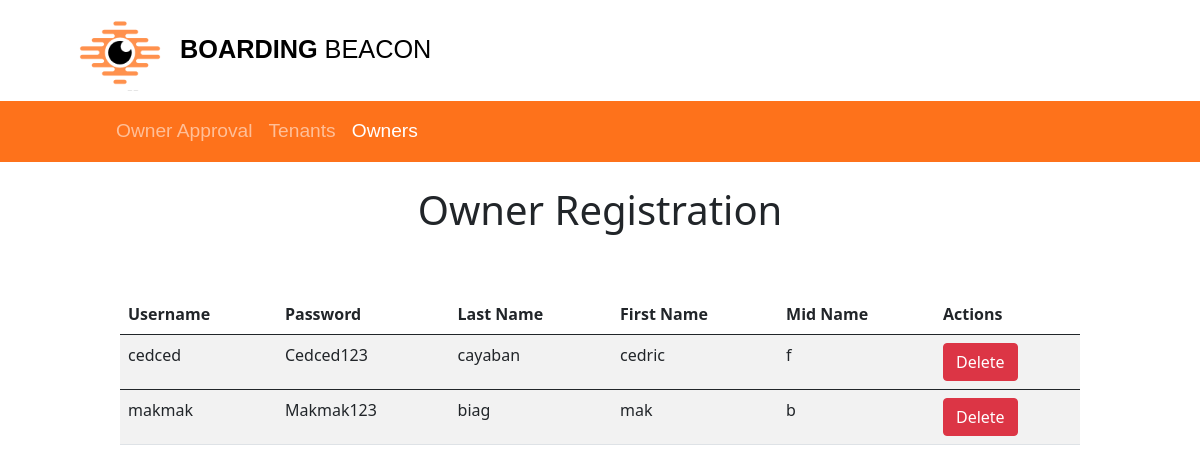
Page /admin-owner.php on the committed database.
### tables this page shows
CREATE TABLE `owner` (
  `ownerID` int(11) NOT NULL,
  `fname` varchar(255) NOT NULL,
  `lname` varchar(255) NOT NULL,
  `password` varchar(255) NOT NULL,
  `username` varchar(255) NOT NULL,
  `midname` varchar(255) NOT NULL,
  `sex` varchar(255) NOT NULL,
  `contactNo` int(13) NOT NULL,
  `address` varchar(255) NOT NULL,
  `permit` varchar(255) NOT NULL,
  `accstatus` varchar(255) NOT NULL
);

### admin-owner.php (the view, shortened to what this page needs)
<?php
require 'db.php';
?>
<!DOCTYPE html>
<html lang="en">
<head>
    <link rel="stylesheet" href="css/tenant-home8.css">
    <link href="https://cdn.jsdelivr.net/npm/bootstrap@5.0.2/dist/css/bootstrap.min.css" rel="stylesheet">
</head>
<body>
    <header>
        <div class="top-section">
            <img class="logo" src="images/image-logo.png" alt="PSU Logo">
            <label><b>BOARDING</b><span class="brand-name"> <b></b>BEACON</span></label>
        </div>
    </header>
       <nav class="navbar navbar-expand-sm navbar-dark">
            <div class="container">
            <ul class="navbar-nav">
                <li class="nav-item">
                    <a class="nav-link" href="owner-approval.php">Owner Approval</a>
                </li>
                <li class="nav-item">
                    <a class="nav-link" href="admin-tenants.php">Tenants</a>
                </li>
                <li class="nav-item">
                    <a class="nav-link active" href="#">Owners</a>
                </li>
                </ul>
                </div>
        </nav>
    <div class="center">
        <h1>Owner Registration</h1>
        <table class='table table-striped'>
    <thead>
        <tr>
            <th>Username</th>
            <th>Password</th>
            <th>Last Name</th>
            <th>First Name</th>
            <th>Mid Name</th>
            <th>Actions</th>
        </tr>
    </thead>
<?php
$query = "SELECT owner.ownerID, owner.username, owner.password, owner.fname, owner.lname, owner.midname FROM owner WHERE accstatus = 'approved'";
$result = mysqli_query($con, $query);
while ($row = mysqli_fetch_array($result)) {
?>
    <tbody>
        <tr>
            <td><?php echo $row['username']; ?></td>
            <td><?php echo $row['password']; ?></td>
            <td><?php echo $row['fname']; ?></td>
            <td><?php echo $row['lname']; ?></td>
            <td>
                <?php echo $row['midname']; ?>
            </td>
            <td>
                <form action="admin-owner.php" method="post">
                    <Button type='submit' name="reject" value="Reject" class='btn btn-danger'>Delete</Button>
                </form>
            </td>
        </tr>
    </tbody>
<?php } ?>
</table>
    </div>
</body>
</html>

### css/tenant-home8.css (style rules this page uses)
* { margin: 0; padding: 0; box-sizing: border-box; }
header { display: flex; justify-content: space-between; align-items: center; font-family: "Poppins", sans-serif; }
.top-section { display: flex; align-items: center; padding: 10px 70px; background-color: white; position: sticky; }
.logo { max-width: 100px; margin-right: 10px; }
.top-section label { color: black; font-size: 1.58rem; }
.brand-name { font-size: 1.58rem; font-weight: 500; color: black; }
.nav-item a { font-size: 1.2rem; }
.navbar { display: flex; justify-content: space-between; padding-top: 20px; padding-bottom: 15px; padding-left: 8%; padding-right: 8%; align-items: center; background-color: #FE721B; color: #fff; position: sticky; font-family: "Poppins", sans-serif; top: 0; }
::placeholder { color: #1935DA; }

### admin-owner.php (style rules this page uses)
.center h1 { margin-top:2%; display: flex; justify-content: center; }
table { max-width: 80%; margin: auto; margin-top: 5%; }

### rows in the picture
owner: username "cedced", password "Cedced123", fname "cayaban", lname "cedric", midname "f"
owner: username "makmak", password "Makmak123", fname "biag", lname "mak", midname "b"
